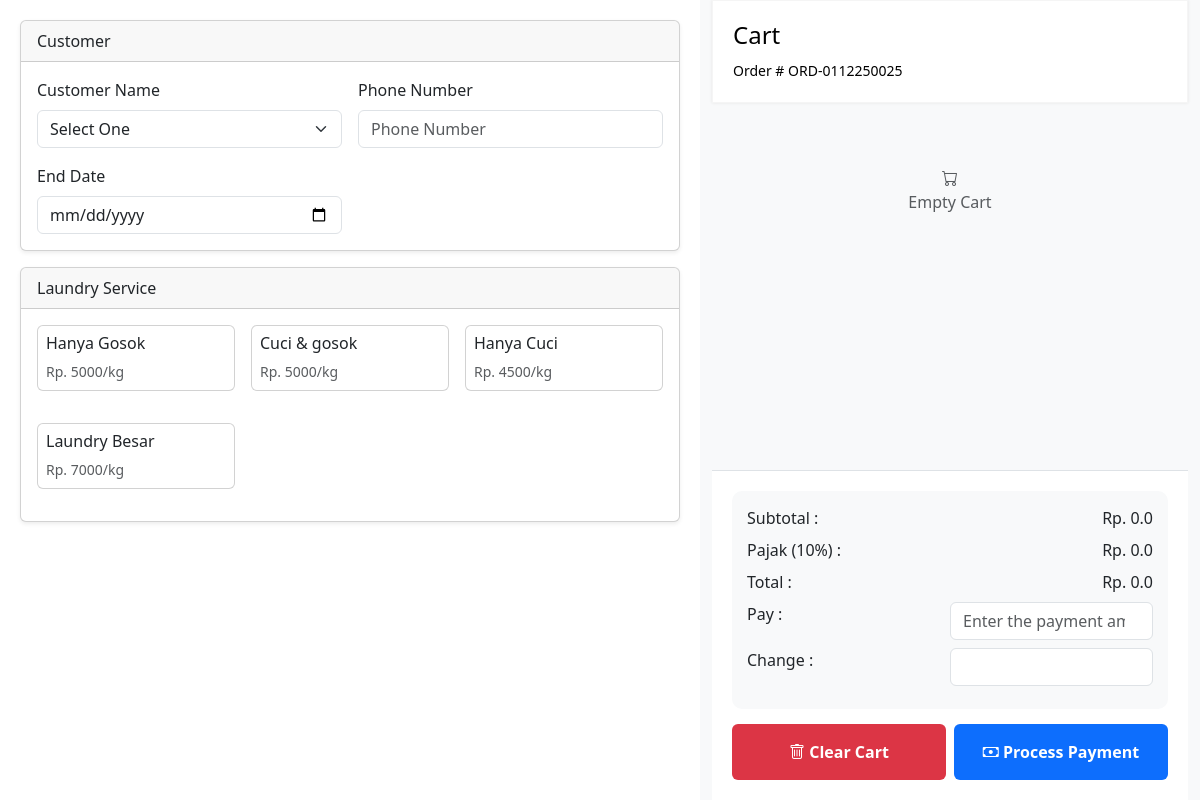
The app's page /pos/add-order.php, older data.
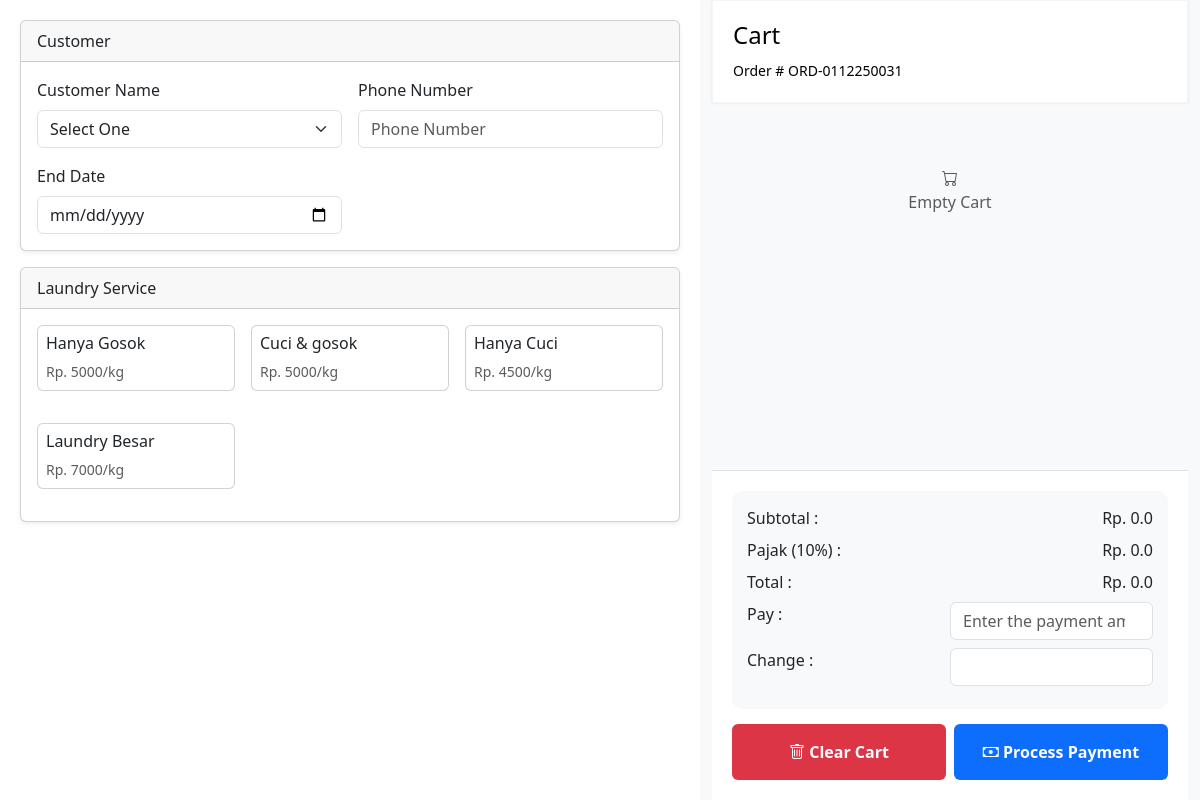
The same page, newer data.
### tables this page shows
CREATE TABLE `trans_orders` (
  `id` int(11) NOT NULL,
  `customer_id` int(11) NOT NULL,
  `order_code` varchar(20) NOT NULL,
  `order_end_date` date NOT NULL,
  `order_status` tinyint(1) NOT NULL DEFAULT 0,
  `order_pay` int(11) NOT NULL,
  `order_change` int(11) NOT NULL,
  `order_tax` int(11) NOT NULL,
  `order_total` int(11) NOT NULL,
  `created_at` timestamp NOT NULL DEFAULT current_timestamp(),
  `updated_at` timestamp NULL DEFAULT NULL ON UPDATE current_timestamp()
);

### pos/add-order.php (the view, shortened to what the changed rows need)
<?php
include '../config/config.php';
$orderNumbers = mysqli_query($config, "SELECT id FROM trans_orders ORDER BY id DESC LIMIT 1");
$row = mysqli_fetch_assoc($orderNumbers);
$nextId = $row ? $row['id'] + 1 : 1;
$order_code = "ORD-" . date('dmy') . str_pad($nextId, 4, "0", STR_PAD_LEFT);
?>
<!DOCTYPE html>
<html lang="en">
<head>
    <link href="https://cdn.jsdelivr.net/npm/bootstrap@5.3.8/dist/css/bootstrap.min.css" rel="stylesheet"
 />
    <link rel="stylesheet" href="../assets/css/enrio.css" />
    <link rel="stylesheet" href="https://cdn.jsdelivr.net/npm/bootstrap-icons@1.13.1/font/bootstrap-icons.min.css" />
</head>
<body>
    <div class="container-fluid container-pos">
        <div class="row h-100">
            <div class="col-md-5 cart-section">
                <div class="cart-header">
                    <small>Order # <span class="orderNumber"><?php echo $order_code ?></span></small>
                </div>
            </div>
        </div>
    </div>
</body>
</html>

Row changes from the older to the newer data that the page shows:
removed trans_orders: id "ORD-0112250025"
added trans_orders: id "ORD-0112250031"
